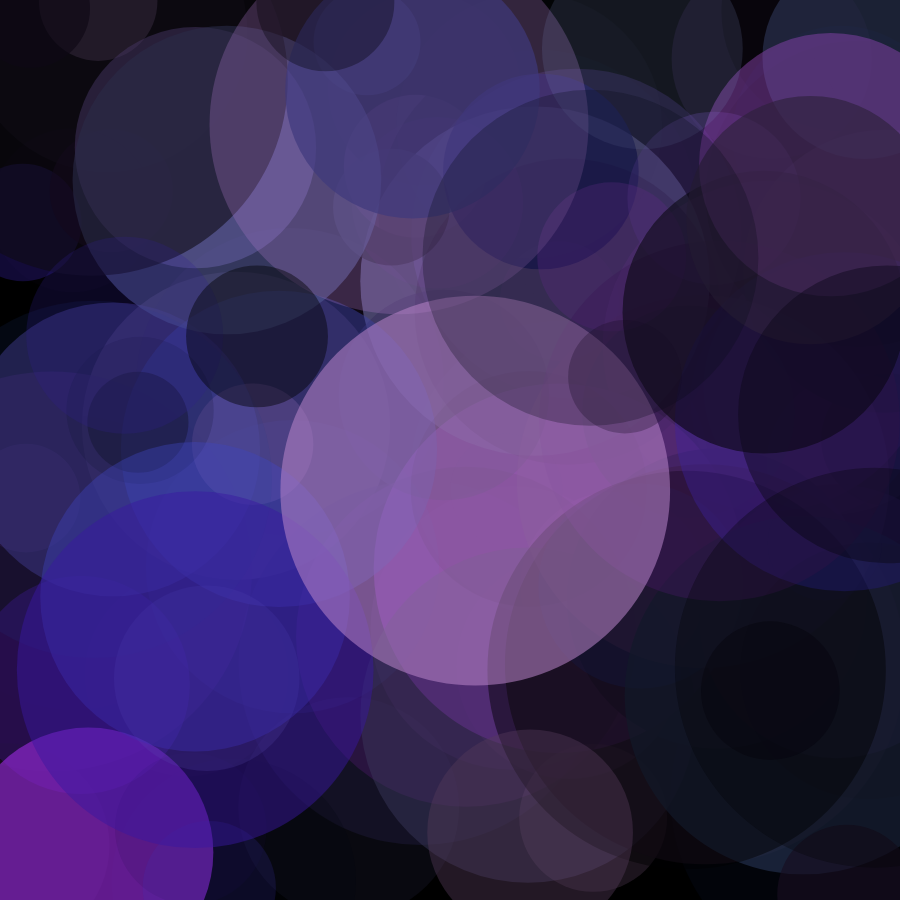
Frame 1 (no input)
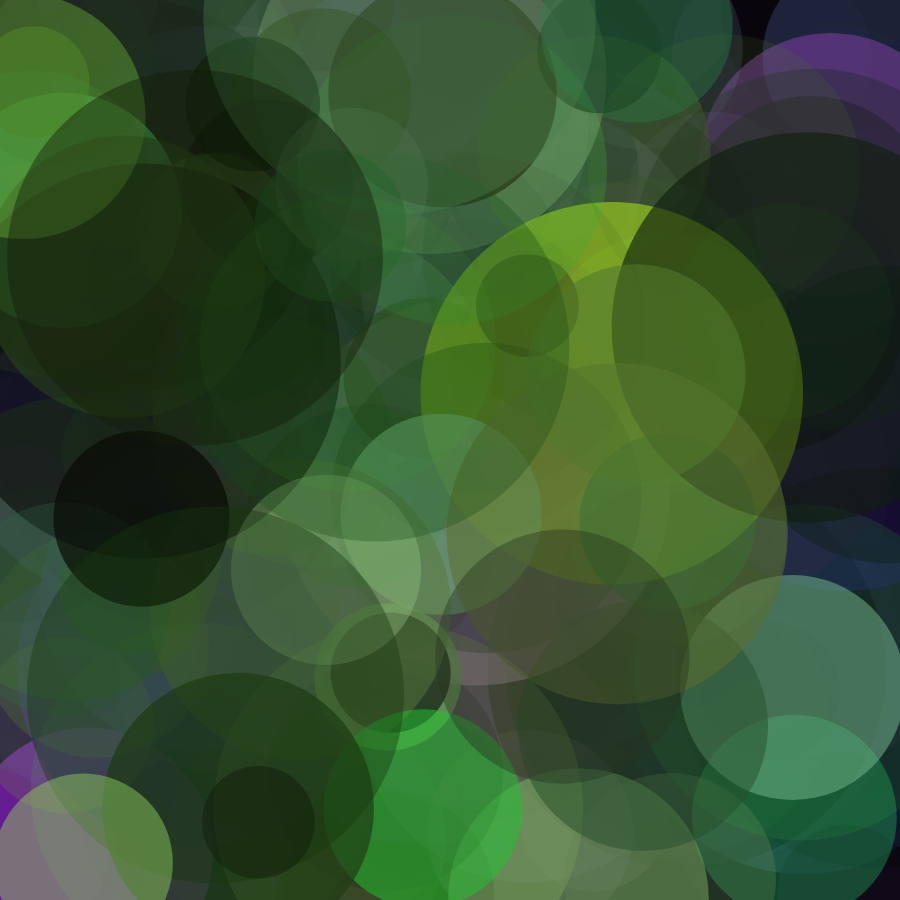
Frame 2 (the mouse pressed at the canvas centre, redrawn once)

The p5.js sketch that drew these frames (run headless with seeded random() and noise() and a simulated clock; the mouse was pressed at the canvas centre and the sketch redrawn once):

// p5.js sketch
// ── sketch.js
const NUM_CIRCLES = 100;
const HUE_VARIATION = 10;

function setup() {
  createCanvas(900, 900);
  colorMode(HSB, 100);
  background(0);
  noStroke();
  noLoop();
}

function draw() {
  let baseHue = random(100);

  for (let x = 0; x <= NUM_CIRCLES; x++){
    let tempX = random(height);
    let tempY = random(height);
    let tempSize = random(100, 400);
    let tempHueVariation = random(-HUE_VARIATION,HUE_VARIATION);
    let tempSaturation= random(30,85);
    let tempBrightness = random(85);
    let tempAlpha = random(0,70);

    myCircle(tempX,tempY,tempSize,(baseHue+tempHueVariation)%100,tempSaturation,tempBrightness,tempAlpha)
  }
}

function myCircle(x,y,size,hue,saturation,brightness,alpha){
  fill(color(hue,saturation,brightness,alpha));
  ellipse(x,y,size,size);
}
